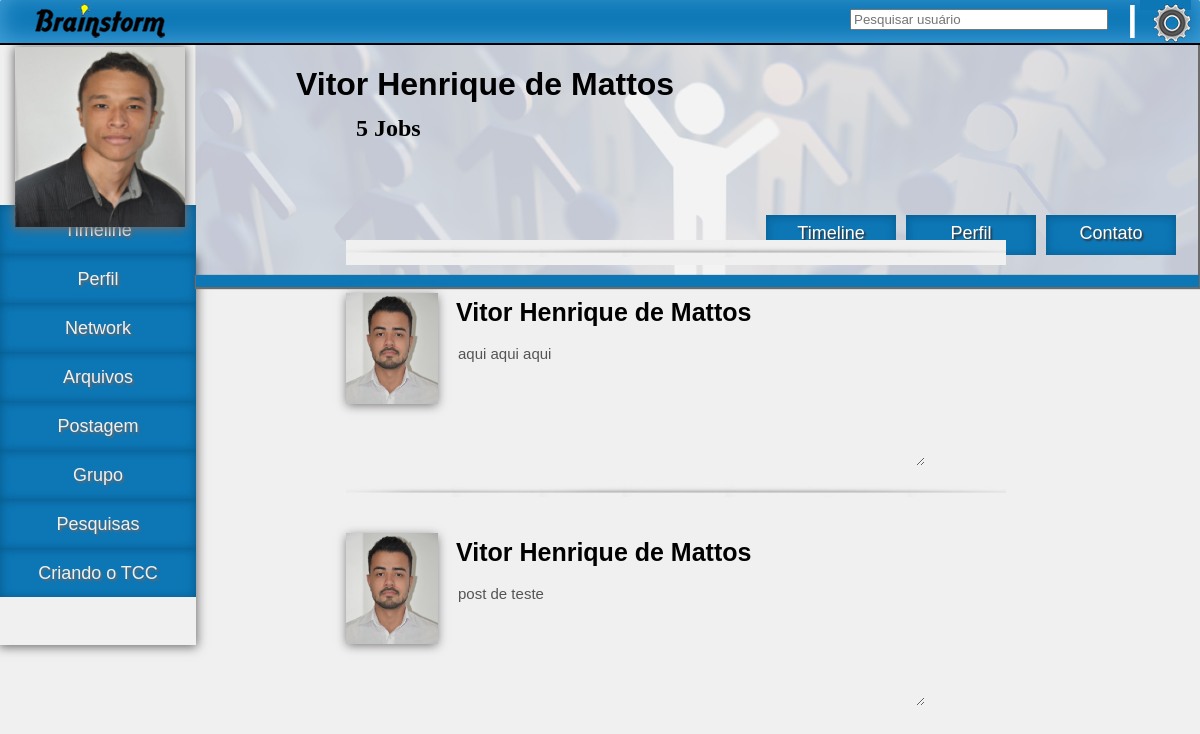
Screenshot of /login/perfil_amigo.php?id_usuario_amigo=11 (signed in) with the database file from the repository.
### tables this page shows
CREATE TABLE IF NOT EXISTS `usuario` (
  `id_usuario` int(5) NOT NULL AUTO_INCREMENT,
  `cod_grupo` int(5) DEFAULT NULL,
  `login_usuario` varchar(20) DEFAULT NULL,
  `dtnasc_usuario` date DEFAULT NULL,
  `ultimo_acesso_usuario` date DEFAULT NULL,
  `sexo_usuario` varchar(10) DEFAULT NULL,
  `senha_usuario` varchar(15) DEFAULT NULL,
  `endereco_usuario` varchar(50) DEFAULT NULL,
  `nome_usuario` varchar(50) DEFAULT NULL,
  `curso_usuario` varchar(30) DEFAULT NULL,
  `email_usuario` varchar(50) DEFAULT NULL,
  `objetivo_usuario` varchar(300) DEFAULT NULL,
  PRIMARY KEY (`id_usuario`),
  KEY `cod_grupo` (`cod_grupo`)
);

CREATE TABLE IF NOT EXISTS `grupo` (
  `cod_grupo` int(5) NOT NULL AUTO_INCREMENT,
  `id_usuario` int(5) DEFAULT NULL,
  `curso_grupo` varchar(25) DEFAULT NULL,
  `nome_grupo` varchar(20) DEFAULT NULL,
  `id_usuario_lider` int(5) DEFAULT NULL,
  `objetivo_grupo` varchar(300) DEFAULT NULL,
  `tema_grupo` varchar(20) DEFAULT NULL,
  PRIMARY KEY (`cod_grupo`),
  KEY `id_usuario` (`id_usuario`),
  KEY `id_usuario_lider` (`id_usuario_lider`)
);

CREATE TABLE IF NOT EXISTS `postagem` (
  `id_postagem` int(7) NOT NULL AUTO_INCREMENT,
  `id_usuario` int(5) DEFAULT NULL,
  `data_postagem` date DEFAULT NULL,
  `conteudo_postagem` varchar(300) DEFAULT NULL,
  `tema_postagem` varchar(20) DEFAULT NULL,
  `anexo_postagem` varchar(60) DEFAULT NULL,
  PRIMARY KEY (`id_postagem`),
  KEY `id_usuario` (`id_usuario`)
);

### login/perfil_amigo.php (the view, shortened to what this page needs)
<!doctype html>
<html>
<head>
<link rel="stylesheet" type="text/css" href="css/topo.css" />
<link rel="stylesheet" type="text/css" href="css/conteudo_perfil.css" />
<body>
<div id="pagina">
   				 		<div id="topo">
                        <img src="images/logo.png" class="logo" />
                        <div id="barra_inf"></div>
            			</div>
                       <form class="form_search" action="exibe_pesquisa.php" method="post">
                        	<input type="text" name="searchbox" placeholder="Pesquisar usuário" />
                        </form>
                        <div class="sep"><img src="images/sep.png" height="33" width="5" /></div>
                        <div class="config">
                            <ul class="no-js">
                                <li>
                                    <a class="clicker"><img src="images/engrenagem-hi.png" alt="Icon"></a>
                                </li>
                            </ul>
                        </div>
            <div id="menu_lateral">
            		<div id="foto_perfil">
                    	<?php include ("exibir_foto_perfil.php"); ?>
                    </div>
                    <div id="menu">
                    		<?php include ("verifica_grupo.php"); ?>
                    </div>
            </div>
            <div id="conteudo">
            	 <div id="capa_perfil">
                 <?php
				 $id_usuario_amigo = $_GET['id_usuario_amigo'];
				 		$busca_nome_amigo = mysql_query("SELECT id_usuario,nome_usuario,cod_grupo FROM usuario WHERE id_usuario = '$id_usuario_amigo'");
						$result_nome_amigo = mysql_result($busca_nome_amigo,0,"nome_usuario");
						$result_cod_grupo_amigo = mysql_result($busca_nome_amigo,0,"cod_grupo");
						$query_nome_grupo_amigo = mysql_query("SELECT cod_grupo,nome_grupo FROM grupo WHERE cod_grupo = '$result_cod_grupo_amigo'");
						$result_nome_grupo_amigo = mysql_result($query_nome_grupo_amigo,0,'nome_grupo');
                    	echo "<h1>$result_nome_amigo</h1>
                        <h2>$result_nome_grupo_amigo</h2>
                        <span></span>";
						?>
                        		<div id="menu_perfil">
                                <form action="perfil_amigo.php" method="get">
                                <a class="timeline" href=""><input type="submit" name="send_id_amigo" value="" />Timeline</a>
                                </form>
                                <form action="perfil_sobre_amigo.php" method="get">
                                <a class="perfil" href=""><input type="submit" name="send_id_amigo" value="" />Perfil</a>
                                 </form>
                                 <form action="perfil_contato_amigo.php" method="get">
                                <a class="contato" href=""><input type="submit" name="send_id_amigo" value="" />Contato</a>
                                </form>
                                </div>
                      </div>
                                <div id="align_post">
                               <?php
							   include ("exibe_post_perfil_amigo.php");
							   ?>
                               </div>
    		</div>
</body>
</html>

### login/exibe_post_perfil_amigo.php (shortened to what this page needs)
<?php
	$busca_nome = "SELECT id_postagem,id_usuario,conteudo_postagem FROM postagem WHERE id_usuario = '$id_usuario_amigo'";
	$busca_nome_user = "SELECT id_usuario,nome_usuario FROM usuario WHERE id_usuario = '$id_usuario_amigo'";
	$query_nome_user = mysql_query($busca_nome_user);
	$resul_nome_user = mysql_result($query_nome_user,0,'nome_usuario');
	$query_nome = mysql_query($busca_nome);
	while ($array = mysql_fetch_array($query_nome)) {
		echo "<div id='postagem'>
                               		<div id='post'>
                               		<div id='conteudo_post'>";
                                        include ("exibir_foto_post_timeline.php");
                                        echo"<h1 class='nome_post'>$resul_nome_user</h1>";
                                        echo "<p class='cont_post'><textarea rows='7' cols='50' disabled>$array[conteudo_postagem]</textarea></p>
                                        <img class='sep_post' src='images/sep_dep.png' />
                                    </div>
                                    </div>
                               </div>";
		}
?>

### login/exibir_foto_post_timeline.php
<?php
$pasta = "imgperfil";
		$open = opendir($pasta);
		while ($arq = readdir($open)) {
			if ($arq <> "." && $arq <> "..") {
				$exp = explode (".",$arq);
				if ($exp[0] == $array['id_usuario']) {
				echo "<img src='$pasta/$arq' class='foto_post' />";
				}
			}
			}
?>

### login/css/topo.css (style rules this page uses)
html,body { margin:0 auto; padding:0; background-color:#f0f0f0; overflow-x:hidden; }
#topo { height:45px; background-color:#0d77b6; width:1200px; position:fixed; box-shadow: 1px -5px 25px #47a3da inset; z-index:2; border-radius:2px; }
#barra_inf { margin:0 auto; padding:0; margin-top:43px; height:2px; background-color:#000; width:1200px; position:fixed; z-index:2; }
.logo { position:absolute; left:20px; margin-top:3px; margin-left:15px; }
.form_search { position:fixed; margin-left:850px; margin-top:9px; z-index:2; }
.form_search input { position:absolute; width:250px; z-index:2; }
.sep { margin-top:5px; position:fixed; margin-left:1130px; z-index:2; }
#pagina { margin:0 auto; padding:0; width:1200px; height:auto; box-shadow: 0px 1px 10px 1px #6d6a6a; }
#menu_lateral { margin-top:45px; position:fixed; width:196px; height:665px; }
#menu { height:390px; width:196px; margin-top:210px; position:absolute; line-height:50px; box-shadow: 0px 1px 10px 1px #6d6a6a; }
.config { position:fixed; margin-left:1100px; margin-top:-12px; width:100px; z-index:10; }
.config ul { font-weight:900; width:170px; }
.config ul li { position:relative; list-style:none; cursor:pointer; }
.config ul .clicker { width:1px; height:1px; background-color:#0d77b6; }
.config img { position:absolute; top:9px; left:12px; }
.config ul { margin-top:5px; }
.config ul li a { transition:background-color 0.2s ease-in-out; -webkit-transition:background-color 0.2s ease-in-out; -moz-transition:background-color 0.2s ease-in-out; display:block; padding:8px 10px 8px 40px; background:#FFF; color:#333; text-decoration:none; }

### login/css/conteudo_perfil.css (style rules this page uses)
#conteudo { position:absolute; width:976px; height:auto; margin-left:196px; margin-top:45px; }
#capa_perfil { position:absolute; width:1002px; height:240px; background-image:url(../images/capa_perfil.png); box-shadow:1px 1px 1px 1px #6d6a6a; }
#capa_perfil h1 { margin-left:100px; position:absolute; }
#capa_perfil h2 { position:absolute; margin-left:160px; margin-top:70px; }
#capa_perfil span { height:12px; width:1003px; position:absolute; background-color:#0d77b6; margin-top:230px; box-shadow: 0px 1px 1px 1px #6d6a6a; }
#menu_perfil { position:absolute; margin-top:170px; margin-left:430px; }
#menu_perfil input { background-color:transparent; width:130px; height:40px; position:absolute; margin-left:-42px; border:0; cursor:pointer; }
#menu_perfil a { text-decoration:none; text-align:center; line-height:2; color:#FFF; font-family: 'Cantarell', sans-serif; font-size:18px; box-shadow: 0px 1px 10px 1px #075d90 inset; }
.timeline { position:absolute; background-color:#0d77b6; height:40px; width:130px; margin-left:140px; text-shadow:0.1em 0.1em 0.1em #333333; }
.perfil { position:absolute; background-color:#0d77b6; height:40px; width:130px; margin-left:280px; text-shadow:0.1em 0.1em 0.1em #333333; }
.contato { position:absolute; background-color:#0d77b6; height:40px; width:130px; margin-left:420px; text-shadow:0.1em 0.1em 0.1em #333333; }
#align_post { height:auto; width:auto; margin-top:248px; }
#postagem { position:relative; margin-left:150px; margin-top:40px; height:200px; width:660px; }
#post { position:absolute; height:auto; }
#conteudo_post { height:182px; width:660px; position:absolute; }
.foto_post { height:111px; width:92px; position:absolute; box-shadow: 0px 2px 10px -1px #6d6a6a; }
.nome_post { margin-left:110px; margin-top:5px; position:absolute; font-family: 'Cantarell', sans-serif; font-size:25px; }
.cont_post { margin-left:110px; text-align:justify; margin-top:50px; font-family: 'Cantarell', sans-serif; position:absolute; }
.cont_post textarea { background-color:#f0f0f0; border:0; text-align:justify; font-family: 'Cantarell', sans-serif; font-size:15px; }
.sep_post { width:660px; position:absolute; margin-top:-53px; z-index:1; }
h1 { margin-left:150px; font-family: 'Cantarell', sans-serif; }

### rows the page displays
usuario: nome_usuario "Vitor Henrique de Mattos"
grupo: nome_grupo "5 Jobs"
postagem: id_usuario.nome_usuario "Vitor Henrique de Mattos", conteudo_postagem "aqui aqui aqui"
postagem: id_usuario.nome_usuario "Vitor Henrique de Mattos", conteudo_postagem "post de teste"
